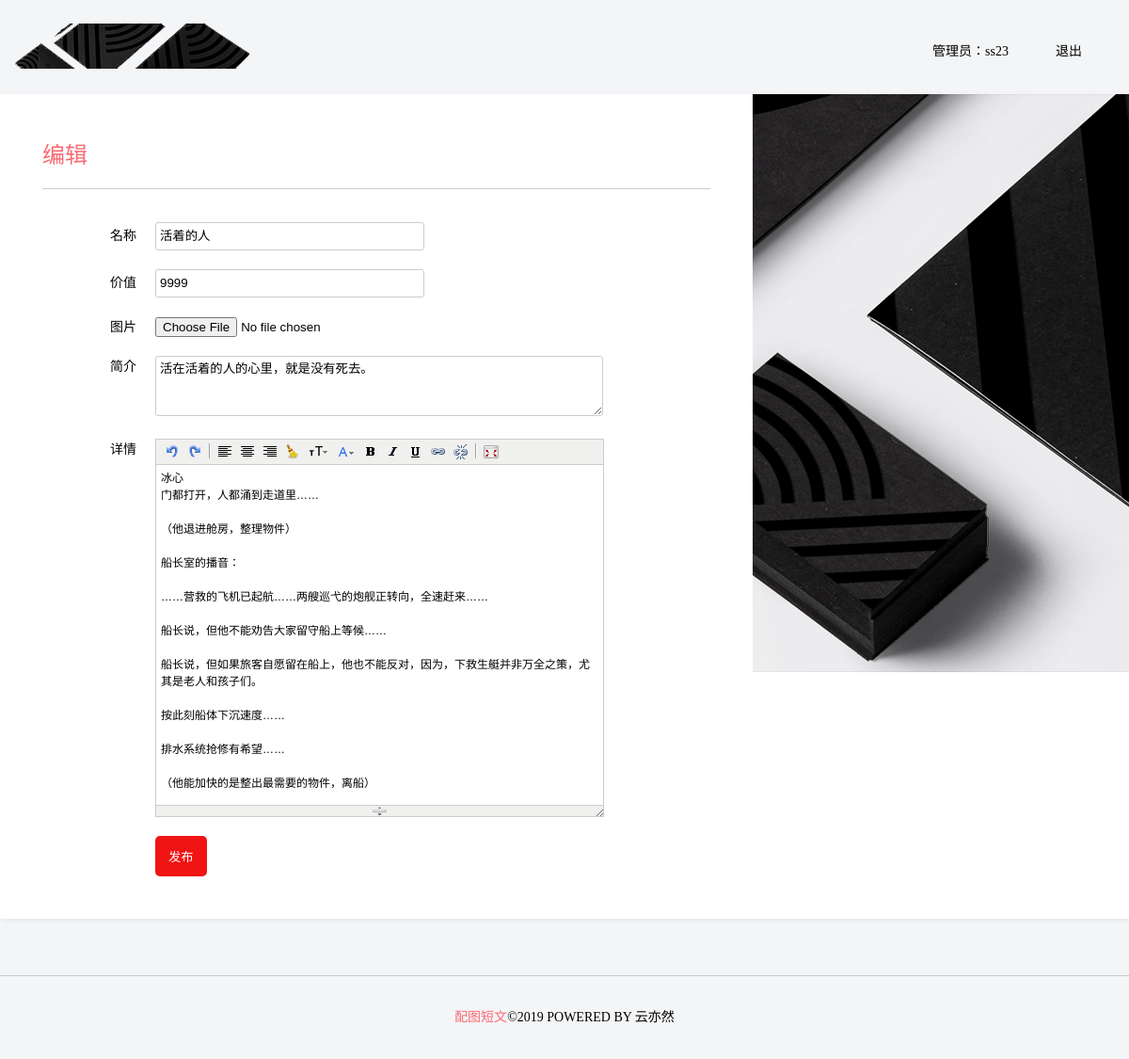
The page /edit.php?id=22 (signed in) on the database its author committed.
### tables this page shows
CREATE TABLE `im_goods` (
  `id` int(11) NOT NULL AUTO_INCREMENT COMMENT '商品id',
  `goods_name` varchar(100) DEFAULT NULL COMMENT '商品名称',
  `price` int(11) DEFAULT NULL COMMENT '商品价格',
  `pic` varchar(255) DEFAULT NULL COMMENT '商品图片',
  `des` varchar(200) DEFAULT NULL COMMENT '商品简介',
  `content` longtext COMMENT '商品详细信息',
  `user_id` int(11) DEFAULT NULL COMMENT '用户id',
  `create_time` int(11) DEFAULT NULL COMMENT '发布时间',
  `update_time` int(11) DEFAULT NULL COMMENT '修改时间',
  `goods_view` int(11) DEFAULT NULL COMMENT '浏览次数',
  PRIMARY KEY (`id`)
);

### edit.php (the view, shortened to what this page needs)
<?php
$user = $_SESSION['user'];
$goodsId = isset($_GET['id']) && is_numeric($_GET['id'])?intval($_GET['id']):'';
$sql = "SELECT * FROM im_goods WHERE id = '{$goodsId}'";
$obj = mysql_query($sql);
if(!$goods = mysql_fetch_assoc($obj))
{
    msg(2,'东西不存在','index.php');
}
?>
<!DOCTYPE html>
<html lang="en">
<head>
    <link type="text/css" rel="stylesheet" href="./static/css/common.css">
    <link type="text/css" rel="stylesheet" href="./static/css/add.css">
</head>
<body>
<div class="header">
    <div class="logo f1">
        <img src="./static/image/logo.png">
    </div>
    <div class="auth fr">
        <ul>
            <li><span>管理员：<?php echo $user['username'] ?></span></li>
            <li><a href="login_out.php">退出</a></li>
        </ul>
    </div>
</div>
<div class="content">
    <div class="addwrap">
        <div class="addl fl">
            <header>编辑</header>
            <form name="publish-form" id="publish-form" action="do_edit.php" method="post"
                  enctype="multipart/form-data">
                <div class="additem">
                    <label id="for-name">名称</label><input type="text" name="name" id="name" placeholder="请输入名称" value="<?php echo $goods['goods_name']?>">
                </div>
                <div class="additem">
                    <label id="for-price">价值</label><input type="text" name="price" id="price" placeholder="请输入价值" value="<?php echo $goods['price']?>" >
                </div>
                <div class="additem">
                    <label id="for-file">图片</label><input type="file" accept="image/png,image/gif,image/jpeg" id="file" name="file">
                </div>
                <div class="additem textwrap">
                    <label class="ptop" id="for-des">简介</label>
                    <textarea id="des" name="des" placeholder="请输入简介"><?php echo $goods['des']?></textarea>
                </div>
                <div class="additem textwrap">
                    <label class="ptop" id="for-content">详情</label>
                    <div style="margin-left: 120px" id="container">
                    </div>
                </div>
                <div style="margin-top: 20px">
                    <button type="submit">发布</button>
                </div>
            </form>
        </div>
        <div class="addr fr">
            <img src="./static/image/index_banner.png">
        </div>
    </div>
</div>
<div class="footer">
    <p><span>配图短文</span>©2019 POWERED BY 云亦然</p>
</div>
</body>
</html>

### static/css/common.css (style rules this page uses)
* { margin:0; padding:0; }
body { font-size:14px;font-family:"microsoft YaHei"; background:#f4f5f7; }
a { text-decoration:none; }
.fl { float:left; }
.fr { float:right; }
.header { overflow: hidden; width:1200px; height: 50px; margin:25px auto 0 auto; }
.header .logo { width:300px; float:left; }
.header .auth { float:right; }
.header ul { list-style: none;overflow: hidden;line-height:60px; }
.header ul li { float:left;margin-right:50px; }
.header ul li a { color:#000; }
.content { width: 1200px; height:auto; margin: 0 auto; margin-top:20px; }
.footer { height:88px; margin:60px auto 0 auto; width:1200px; border-top:1px solid #CCC; overflow:hidden; }
.footer p { text-align: center;line-height: 88px;margin:0px; }
.footer p span { color:#f96972; }

### static/css/add.css (style rules this page uses)
.addwrap { background:#fff;width:1200px;box-shadow: 2px 2px 5px #e5e6e8;overflow: hidden;margin:25px 0 40px 0; }
.addl { padding:45px;width:710px; }
.addl header { color:#f96972;font-size:24px;border-bottom:1px solid #ccc;padding-bottom: 20px; }
.addl form { margin-top:35px; }
.addl .additem label { display:inline-block;width:100px;text-align: right;margin-right:20px; }
.addl .additem input[type='text'],.addl .additem textarea { width:280px;border-radius:3px;border:1px solid #ccc;line-height: 28px;margin-bottom: 20px;padding-left:4px; }
.addl .additem input[type='file'] { margin-bottom: 20px; }
.textwrap { position:relative; }
.addl .additem .ptop { position:absolute; }
.addl .additem textarea { margin-left: 120px;width:470px;height:62px; }
.addl form button { margin-left:120px;color:#fff;background:#f01414;border-radius:5px;border:none;padding:12px 14px; }

### rows shown on the page
im_goods: name "活着的人", price "9999", des "活在活着的人的心里，就是没有死去。"

### other values the page prints
$user['username'] "ss23"
